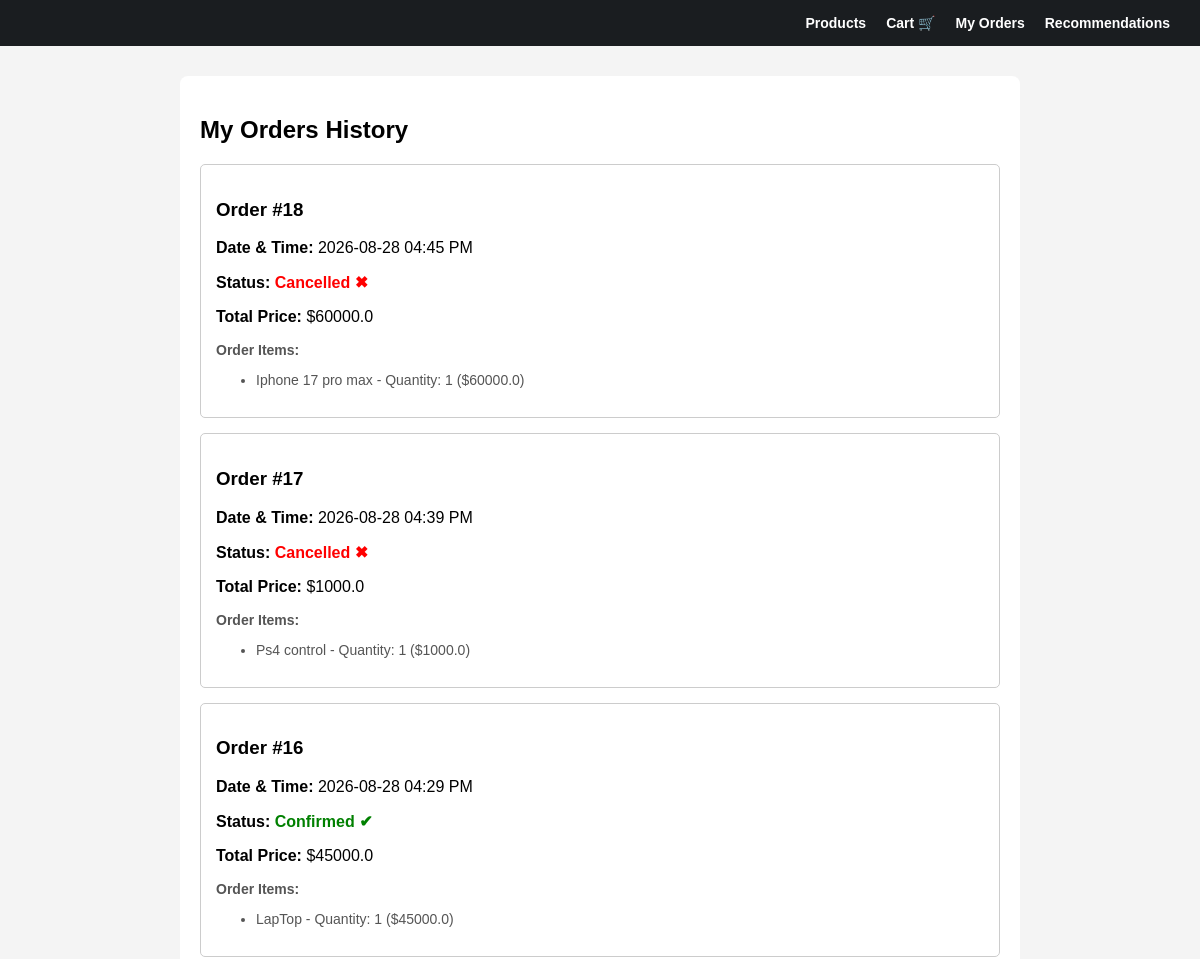
/orders/ (upper part), run on an earlier commit of the app's database.
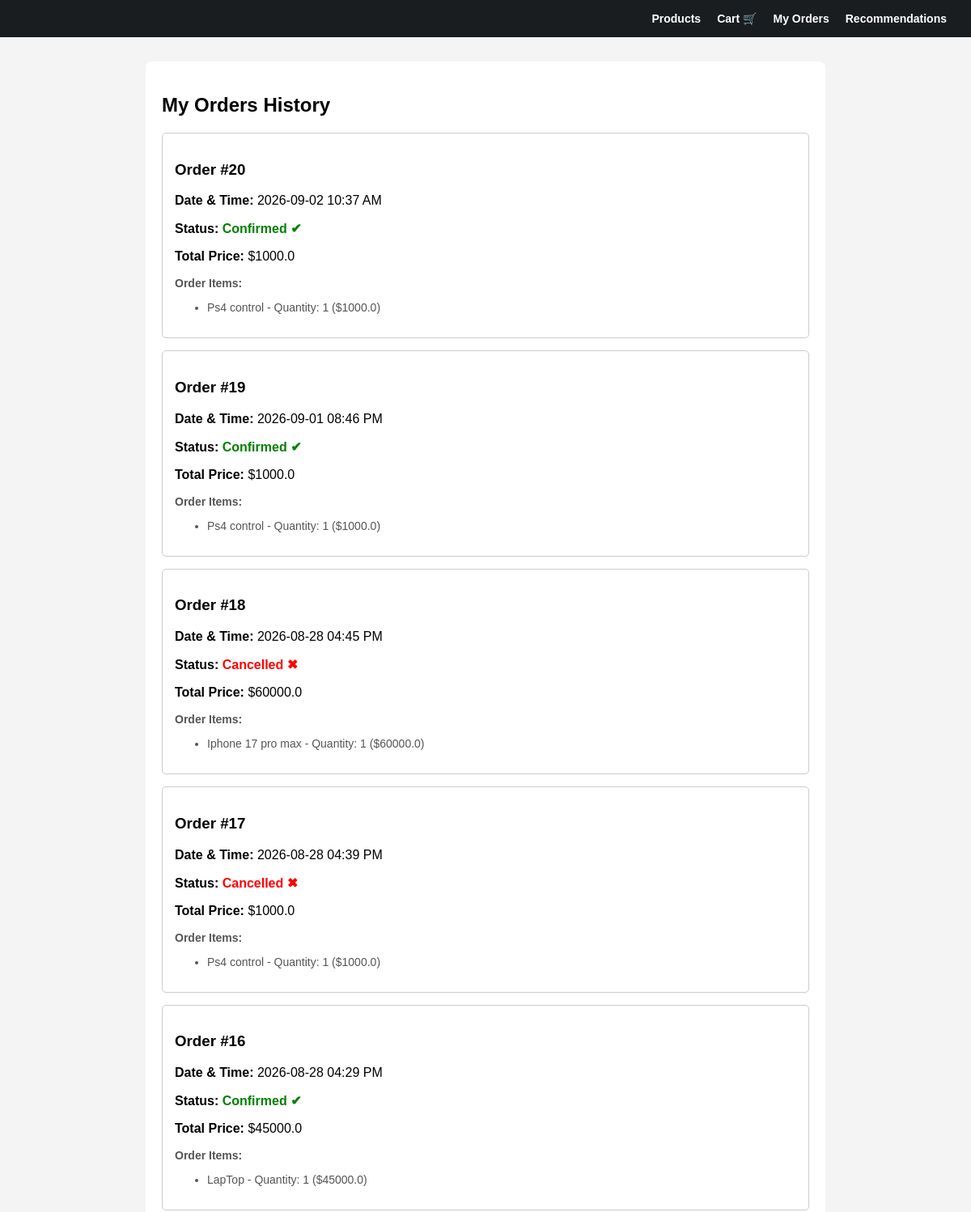
And on a later commit of the database.
### orders/models.py (models this page shows)
class Order(models.Model):
    created_at = models.DateTimeField(auto_now_add=True)
    total_price = models.FloatField(default=0)
    status = models.CharField(max_length=20, default='Pending')

class OrderItem(models.Model):
    order = models.ForeignKey(Order, on_delete=models.CASCADE, related_name='items',null=True,blank=True)
    product = models.ForeignKey(Product, on_delete=models.CASCADE,null=True,blank=True)
    price = models.FloatField()
    quantity = models.IntegerField(default=1)

### products/models.py (models this page shows, shortened)
class Product(models.Model):
       category = models.ForeignKey('Category',on_delete=models.CASCADE,related_name='product',null=True,blank=True)
       name =models.CharField(max_length=100)
       description=models.TextField()
       price= models.DecimalField(max_digits=50,decimal_places=2)
       image=models.ImageField(upload_to='products/',null=True,blank=True)
       created=models.DateTimeField(auto_now_add=True,null=True,blank=True)

### orders/views.py (the view)
# urls.py: path('', views.order_list, name='order_list'),
def order_list(request):
    orders = Order.objects.all().order_by('-id')
    return render(request, 'orders/order_list.html', {'orders': orders})

### orders/templates/orders/order_list.html (shortened to what this page needs)
<!DOCTYPE html>
<html lang="en">
<head>
</head>
<body>
    <div class="navbar">
        <a href="{% url 'products:product_list' %}">Products</a>
        <a href="{% url 'cart:cart_detail' %}">Cart 🛒</a>
        <a href="{% url 'orders:order_list' %}">My Orders</a>
        <a href="{% url 'recommendations:recommend_list' %}">Recommendations</a>
    </div>
    <div class="container">
        <h2>My Orders History</h2>
        {% for order in orders %}
            <div class="order-card">
                <h3>Order #{{ order.id }}</h3>
                <p><strong>Date & Time:</strong> {{ order.created_at|date:"Y-m-d h:i A" }}</p>
                <p>
                    <strong>Status:</strong>
                    {% if order.status == 'Pending' %}
                        <span class="status-pending">Pending</span>
                    {% elif order.status == 'Confirmed' %}
                        <span class="status-confirmed">Confirmed ✔</span>
                    {% else %}
                        <span class="status-cancelled">Cancelled ✖</span>
                    {% endif %}
                </p>
                <p><strong>Total Price:</strong> ${{ order.total_price }}</p>
                <div class="items-list">
                    <strong>Order Items:</strong>
                    <ul>
                    {% for item in order.items.all %}
                        <li>{{ item.product.name }} - Quantity: {{ item.quantity }} (${{ item.price }})</li>
                    {% endfor %}
                    </ul>
                </div>
            </div>
        {% empty %}
            <p>No orders yet.</p>
        {% endfor %}
    </div>
</body>
</html>

### orders/templates/orders/order_list.html (style rules this page uses)
body { font-family: sans-serif; margin: 0; padding: 0; background-color: #f4f4f4; }
.navbar { background-color: #1a1d20; padding: 15px 30px; display: flex; justify-content: flex-end; gap: 20px; }
.navbar a { color: #ffffff; text-decoration: none; font-weight: bold; font-size: 14px; }
.container { max-width: 800px; margin: 30px auto; background: white; padding: 20px; border-radius: 8px; }
.order-card { border: 1px solid #ccc; padding: 15px; margin-bottom: 15px; border-radius: 5px; background: #fff; }
.status-confirmed { font-weight: bold; color: green; }
.status-cancelled { font-weight: bold; color: red; }
.items-list { margin-top: 10px; font-size: 14px; color: #555; }

What changed in the data, as far as the page shows it:
added Order: id "20", created_at "2026-09-02 10:37 AM", status "Confirmed ✔", total_price "1000.0"
added OrderItem: product.name "Ps4 control", quantity "1", price "1000.0", shown under "20"
added Order: id "19", created_at "2026-09-01 08:46 PM", status "Confirmed ✔", total_price "1000.0"
added OrderItem: product.name "Ps4 control", quantity "1", price "1000.0", shown under "19"
